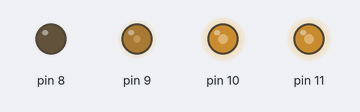
The sketch below on a simulated Arduino Uno, built with avr-gcc and run on an emulated ATmega328P. On the bench: output pins drawn as LEDs (lit = HIGH).

Above: at 0.05 s.
At 0.6 s:
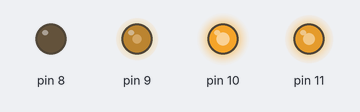
At 1.65 s:
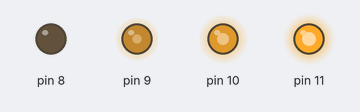
At 3.3 s:
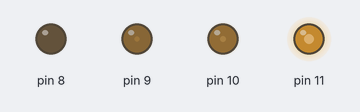
At 4.9 s:
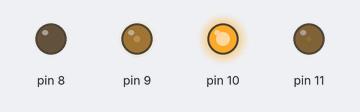
At 6.55 s:
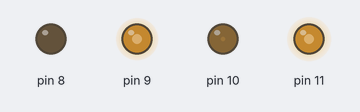
Timing chart, 0 to 8.5 s (numbered marks = the images above):
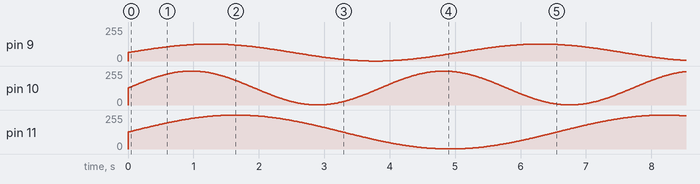

The sketch:

prog06.ino
```cpp
void setup() {
  // put your setup code here, to run once:
  pinMode(8, OUTPUT);
  digitalWrite(8, LOW);
}

void nastav(int red, int green, int blue)
{
  analogWrite(9, green/2); // zelena
  analogWrite(10, blue); // modra
  analogWrite(11, red); // cervena
}

float uhol = 0;

void loop()
{
  int r = sin(uhol)*127 + 128;
  int g = sin(uhol*1.3)*127 + 128;
  int b = sin(uhol*1.7)*127 + 128;
  nastav(r, g, b);

  uhol = uhol + 0.01;
  delay(10);
}
```
